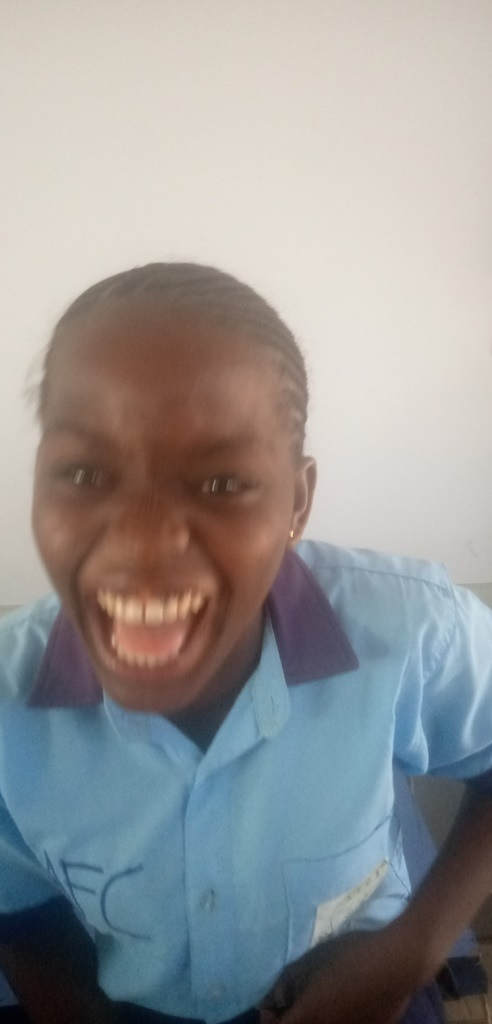
#> input picture ML DATASET/female 10.jpg, 492 x 1024 px, found by its file name; its folder holds only this picture in this run
$ jupyter execute --allow-errors 'machine learning project.ipynb'
#> lines starting #> are read from the running program, lines starting #| are printed output that depends on the picture
[cell 1]
import numpy as np
import pandas as pd
import matplotlib
import matplotlib.pyplot as plt
import sklearn
sklearn.__version__

[cell 2]
import cv2
import os

image = []
target_name = []
image_data = []
for root, dirs, files in os.walk("C:\\Users\\AMOZ\\Desktop\\ALX\\final proj\\ML DATASET"):
    for img in files:
        target_name.append(os.path.basename(img).split(" ")[0])
        pathe = os.path.join("C:\\Users\\AMOZ\\Desktop\\ALX\\final proj\\ML DATASET\\", img)
        img = image.append(pathe)
        img = cv2.imread(pathe, cv2.IMREAD_GRAYSCALE)
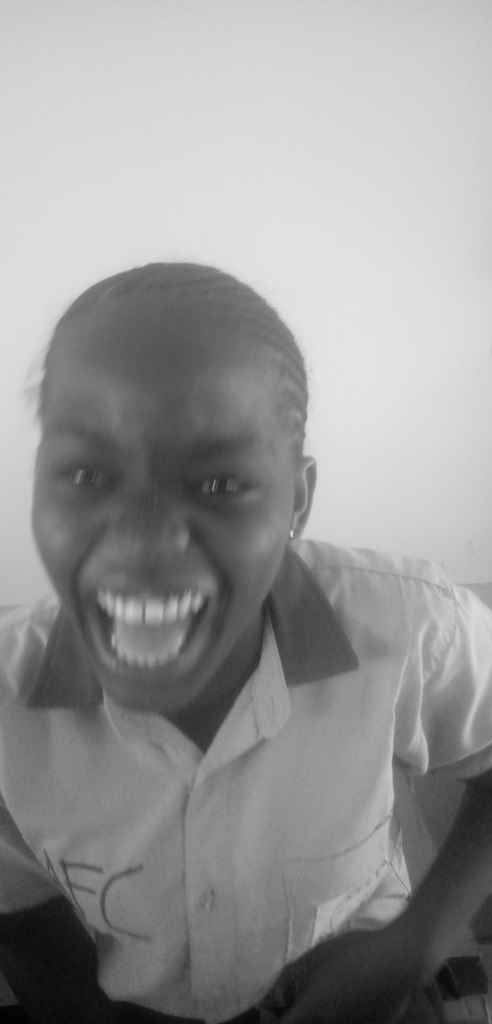
#> img: shape (1024, 492); min 1, max 231, mean 150.3
        img = cv2.resize(img, (150, 150))
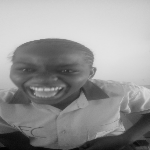
#> img: shape (150, 150); min 2, max 228, mean 150.2
        image_data.append(img)

[cell 3]
#convert dataset to float then check the number of dataset

image_array = np.array(image_data, dtype='float32')
image_array.shape
#> Out = (1, 150, 150)

#> (a cell that did not finish here is left out)

[cell 5]
print(len(image_array))
#| 1
image_array.shape
#> Out = (1, 150, 150)

$ run again, on ML DATASET/female 15.jpg
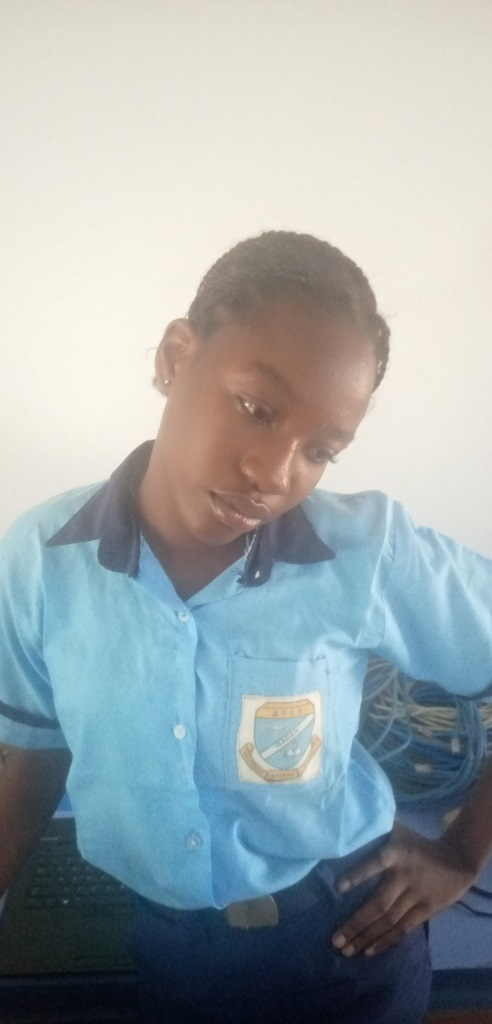
#> input picture ML DATASET/female 15.jpg, 492 x 1024 px, found by its file name
#> `img = cv2.imread(pathe, cv2.IMREAD_GRAYSCALE)`:
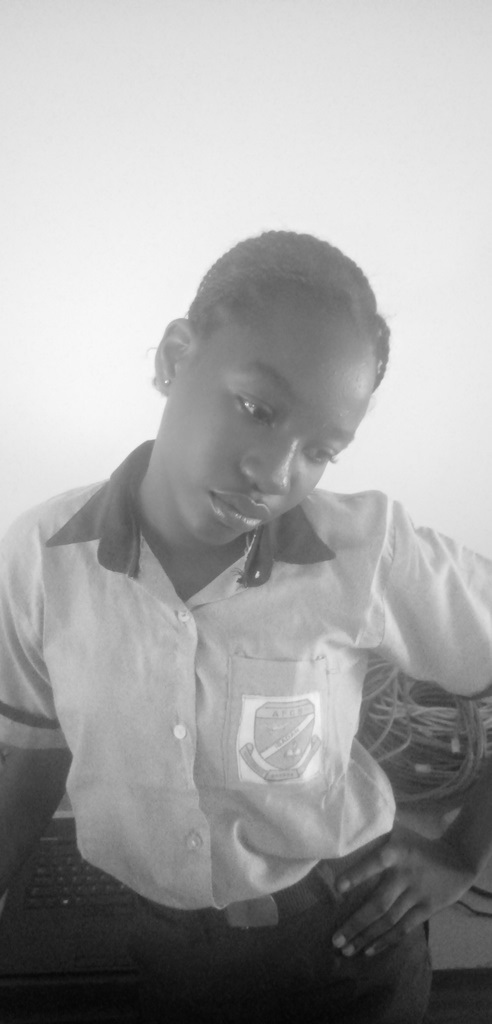
#> img: shape (1024, 492); min 5, max 249, mean 163.9
#> `img = cv2.resize(img, (150, 150))`:
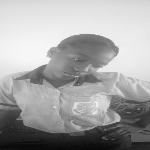
#> img: shape (150, 150); min 6, max 248, mean 163.8
#| 1

$ run again, on ML DATASET/female 16.jpg
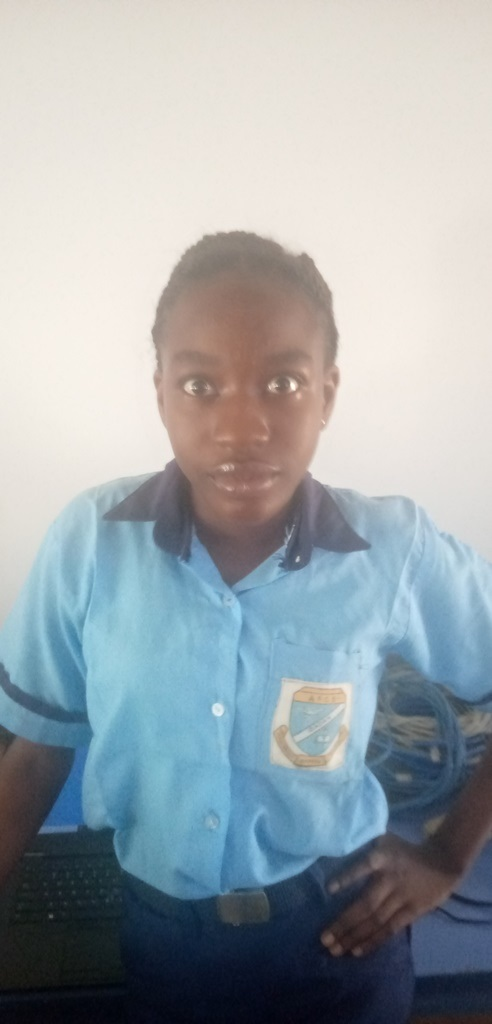
#> input picture ML DATASET/female 16.jpg, 492 x 1024 px, found by its file name
#> `img = cv2.imread(pathe, cv2.IMREAD_GRAYSCALE)`:
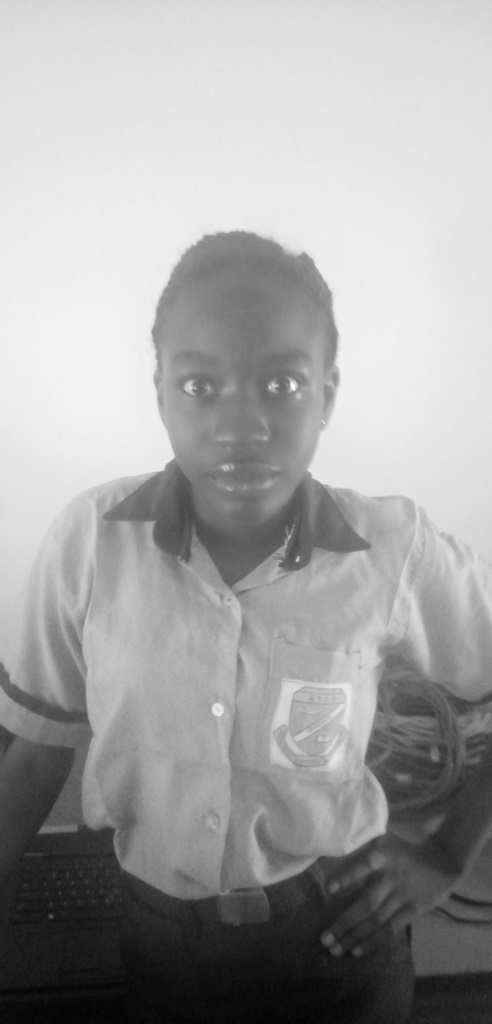
#> img: shape (1024, 492); min 2, max 254, mean 162.9
#> `img = cv2.resize(img, (150, 150))`:
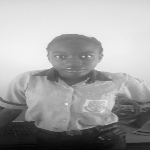
#> img: shape (150, 150); min 3, max 253, mean 162.8
#| 1

$ run again, on ML DATASET/female 18.jpg
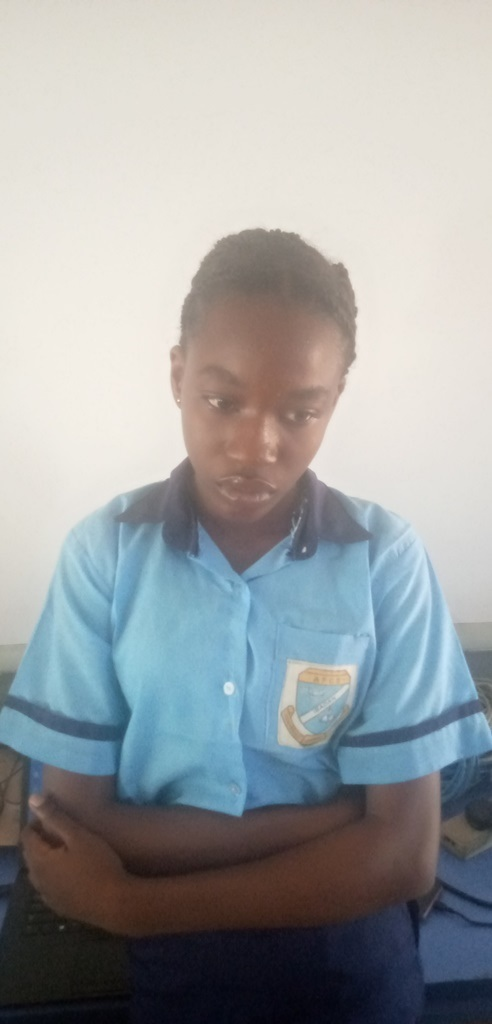
#> input picture ML DATASET/female 18.jpg, 492 x 1024 px, found by its file name
#> `img = cv2.imread(pathe, cv2.IMREAD_GRAYSCALE)`:
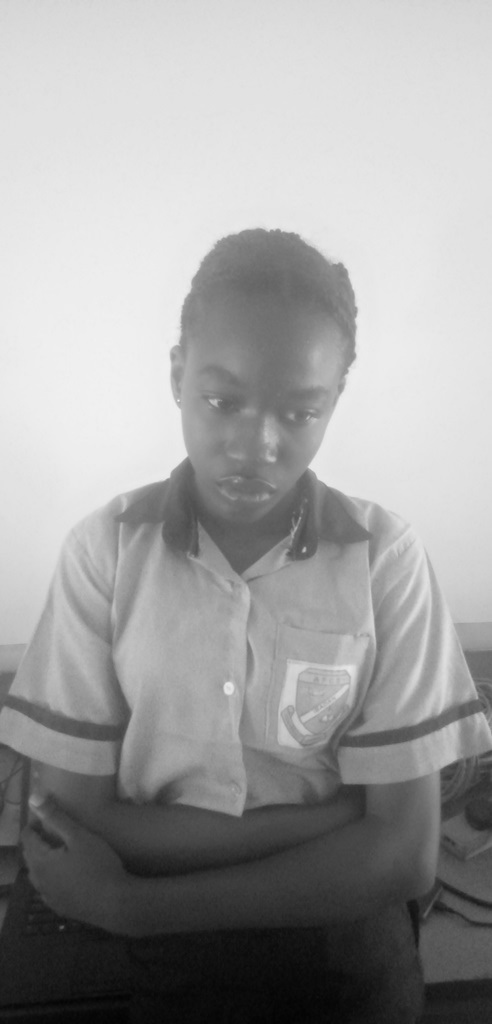
#> img: shape (1024, 492); min 3, max 243, mean 159.2
#> `img = cv2.resize(img, (150, 150))`:
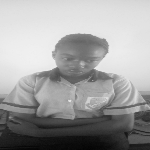
#> img: shape (150, 150); min 3, max 240, mean 159.1
#| 1

$ run again, on ML DATASET/female 100.jpg
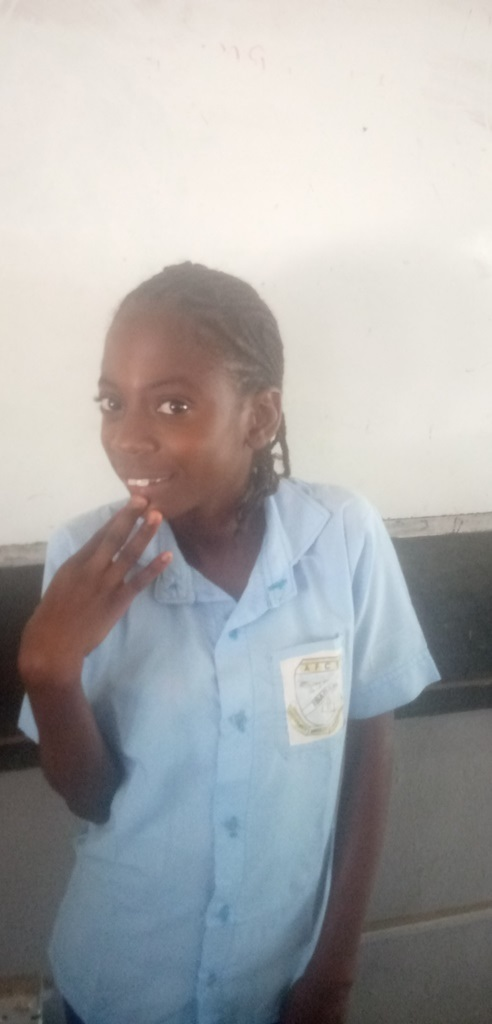
#> input picture ML DATASET/female 100.jpg, 492 x 1024 px, found by its file name
#> `img = cv2.imread(pathe, cv2.IMREAD_GRAYSCALE)`:
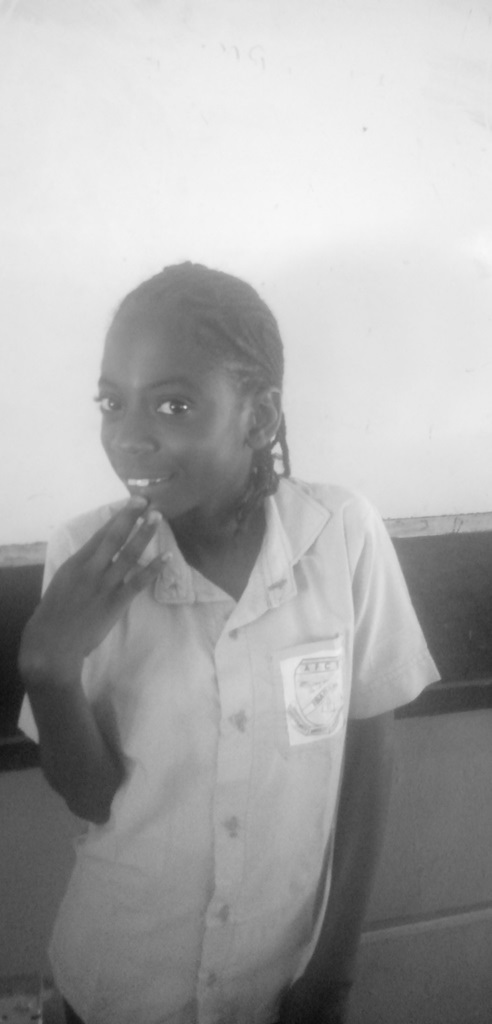
#> img: shape (1024, 492); min 13, max 247, mean 169.1
#> `img = cv2.resize(img, (150, 150))`:
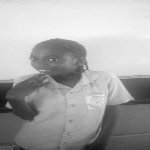
#> img: shape (150, 150); min 19, max 247, mean 169
#| 1
